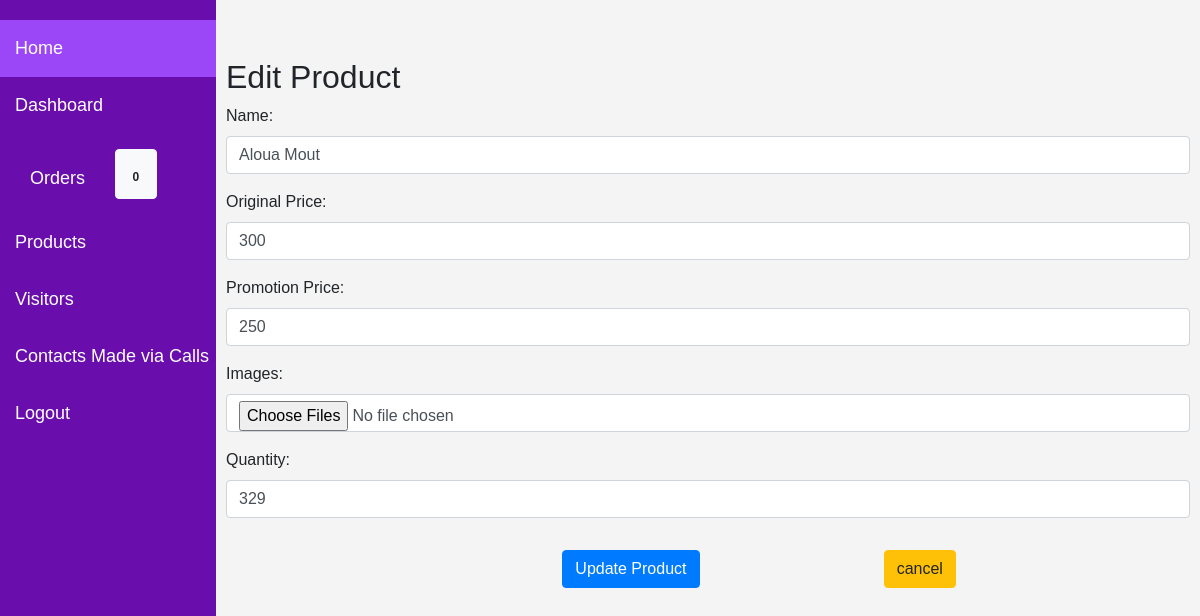
The page /product/edit/1/ (signed in) on the database its author committed.
### product/models.py (models this page shows, shortened)
class Product(models.Model):
    name = models.CharField(max_length=50)
    promotion_price = models.IntegerField(default=1)
    description = models.TextField(default='description !!')
    original_price = models.IntegerField(default=1)
    in_stock = models.BooleanField(default=False)
    quantity = models.IntegerField()
    average_rating = models.IntegerField(default=0)
    total_ratings = models.IntegerField(default=0)
    total_ratings_instences = models.IntegerField(default=0)
    class Meta:
        verbose_name = ("Product")
        verbose_name_plural = ("Products")

### product/views.py (the view)
# urls.py: path('edit/<int:product_id>/', views.edit_product, name='edit_product'),
@user_passes_test(lambda u: u.is_superuser or u.is_staff, login_url='/login/')
@login_required
def edit_product(request, product_id):
    product = get_object_or_404(Product, id=product_id)
    if request.method == "POST":
        form = ProductForm(request.POST, instance=product)
        image_form = ProductImageForm(request.POST, request.FILES, instance=product)
        if form.is_valid():
            form.save()
            images = request.FILES.getlist('images')
            product_images = ProductImage.objects.filter(product=product)
            if len(product_images) == len(images):
                combo = zip(product_images, images)
                for product_image, image in combo:
                    product_image.image=image
                    product_image.save()
            elif len(product_images) < len(images):
                for image in images[len(product_images):]:
                    ProductImage.objects.get_or_create(product=product, image=image)
            return redirect('product:product_list')
    else:
        form = ProductForm(instance=product)
        image_form = ProductImageForm(instance=product)
    return render(request, 'product/edit_product.html', {'form': form, 'image_form':image_form,})

### product/forms.py
class ProductForm(forms.ModelForm):
    class Meta:
        model = Product
        fields = ["name", "promotion_price", 'original_price',  "quantity",]
        labels = {
            'name': 'Name',
            'original_price': 'Original Price',
            'promotion_price':'Promotion Price',
            'quantity':'Quantity'
        }
        widgets = {
            'name': forms.TextInput(attrs={'class':'form-control'}),
            'original_price': forms.NumberInput(attrs={'class':'form-control'}),
            'promotion_price': forms.NumberInput(attrs={'class':'form-control'}),
            'quantity':forms.NumberInput(attrs={'class':'form-control'}),
        }

class ProductImageForm(forms.ModelForm):
    images = forms.FileField(required=False, widget = forms.TextInput(attrs={
            "name": "images",
            "type": "File",
            "class": "form-control",
            "multiple": "True",
        }), label = "Images")
    class Meta:
        model = ProductImage
        fields = ['image']

### templates/product/edit_product.html (shortened to what this page needs)
{% extends 'core/Rachid_base.html' %}
{% block rachid %}
<div class="container mt-5">
    <h2>Edit Product</h2>
    <form method="POST" enctype="multipart/form-data">
        <div class="form-group">
            {{ form.name.label_tag }}
            {{ form.name }}
        </div>
        <div class="form-group">
            {{ form.original_price.label_tag }}
            {{ form.original_price }}
        </div>
        <div class="form-group">
            {{ form.promotion_price.label_tag }}
            {{ form.promotion_price }}
        </div>
        <div class="form-group">
            {{ image_form.images.label_tag }}
            {{ image_form.images }}
        </div>
        <div class="form-group">
            {{ form.quantity.label_tag }}
            {{ form.quantity }}
        </div>
        <div class="row">
        <div class="col-4">
        </div>
        <div class="col-4">
            <button type="submit" class="btn btn-primary mt-3">Update Product</button>
        </div>
        <div class="col-4">
            <a href="{% url 'product:product_list' %}" class="btn btn-warning mt-3">cancel</a>
        </div>
    </div>
    </form>
</div>
{% endblock %}

### static/CSS/rachid_style.css (style rules this page uses)
body { margin: 0; font-family: Arial, sans-serif; }
.container, .row { margin: 0; padding: 0; }

### rows shown on the page
Product: name "Aloua Mout", original_price "300", promotion_price "250", quantity "329"

### other values the page prints
{{ pending_orders|yesno:"{pending_orders}, 0" }} "0"
{{ image_form.images.label_tag }} "Images:"
